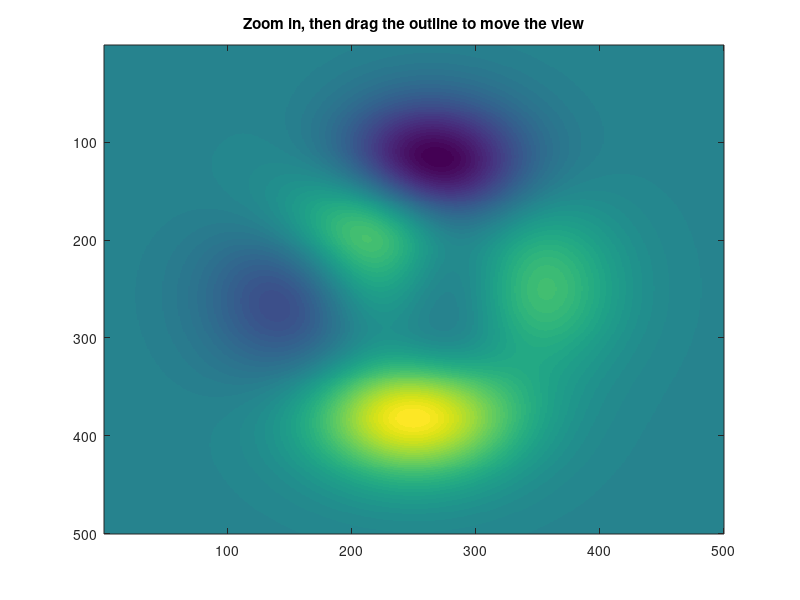

The MATLAB script that drew this image: (Note: this script raises an error after producing the figure.)
%zoomOverviewExample Zoom/pan toolbar with an interactive zoom outline
%
%   Combines two widgets inside a data axes:
%     - a uim.widget.Toolbar with zoom/pan pointer tools (northeast),
%       wired through uim.interface.PointerToolBinding;
%     - a uim.widget.OverviewIndicator (southeast) showing the full data
%       extent and the current view. Drag the view rectangle (or click
%       elsewhere in the frame) to move the view; zooming or panning
%       with the tools updates the outline. The keys q, w and y toggle
%       the zoom in, zoom out and pan tools.
%
%   Run from anywhere in the repository; the script puts the toolbox
%   source first on the path.

% Put this repository's source first on the path: an older uim package
% (e.g. NANSEN's bundled copy) may otherwise shadow it.
addpath(genpath(fullfile(fileparts(mfilename('fullpath')), '..', 'src')))

hFigure = figure('Name', 'Zoom overview example', 'Color', 'w');
hAxes = axes(hFigure);
imagesc(hAxes, peaks(500))
title(hAxes, 'Zoom in, then drag the outline to move the view')

% Zoom/pan tools + toolbar
pointerManager = uim.interface.PointerManager(hFigure, hAxes, ...
    {'zoomIn', 'zoomOut', 'pan'});

toolbar = uim.widget.Toolbar(hAxes, ...
    'Location', 'northeast', 'Margin', [10, 10, 10, 10], ...
    'BackgroundAlpha', 0.5);

binding = uim.interface.PointerToolBinding(toolbar, pointerManager, ...
    ["zoomIn", "zoomOut", "pan"], ...
    'Tooltips', struct('zoomIn', 'Zoom in (q)', ...
        'zoomOut', 'Zoom out (w)', 'pan', 'Pan (y)'));

hFigure.KeyPressFcn = @(src, evt) pointerManager.onKeyPress(src, evt);

% Interactive zoom outline: dragging the view rectangle moves the view.
indicator = uim.widget.OverviewIndicator(hAxes, ...
    'Location', 'southeast', 'Margin', [10, 10, 10, 10], ...
    'YDir', 'reverse', ...
    'DataLimits', [hAxes.XLim; hAxes.YLim], ...
    'ViewLimits', [hAxes.XLim; hAxes.YLim], ...
    'ViewChangedFcn', ...
    @(~, evt) set(hAxes, 'XLim', evt.XLim, 'YLim', evt.YLim));

% Keep the outline in sync when the zoom/pan tools change the view.
limitListener = addlistener(hAxes, {'XLim', 'YLim'}, 'PostSet', ...
    @(~, ~) updateOverview(indicator, hAxes));

function updateOverview(indicator, hAxes)
    indicator.ViewLimits = [hAxes.XLim; hAxes.YLim];
end
